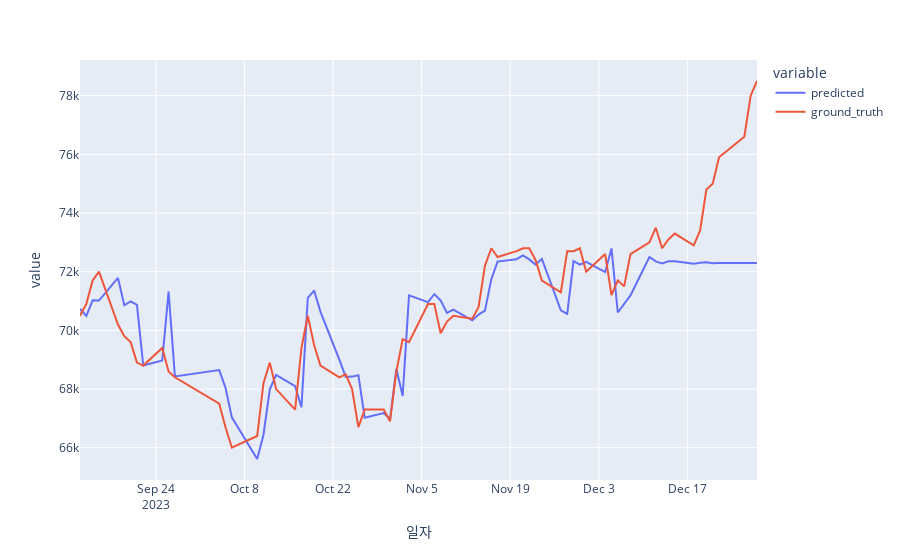

Write notebook code for a chart like this one.
### Code cell
px.line(
    results,
    x=results.index,
    y=['predicted', 'ground_truth']
)
